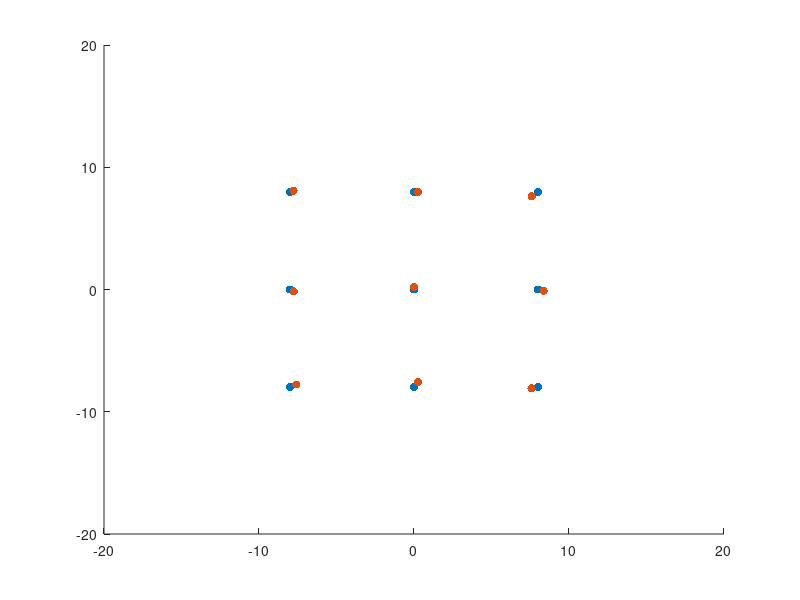

Reproduce this figure in MATLAB.

clear all
close all
            xcord=[-8 0 8];
premat=fullfact([3 3]);
coordmat= xcord(premat);

for ui=1:length(coordmat(:,1))
eyenowx(ui)=[coordmat(ui,1)+(randi(100)-50)/100]
eyenowy(ui)=[coordmat(ui,2)+(randi(100)-50)/100]

end
figure
hold on
scatter(coordmat(:,1), coordmat(:,2), 'filled', 'r')
hold on
scatter(eyenowx, eyenowy, 'filled', 'b')
xlim([-20 20])
ylim([-20 20])